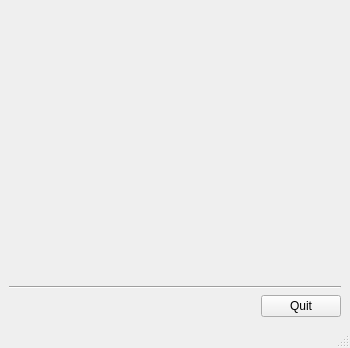
<?xml version="1.0" encoding="UTF-8"?>
<ui version="4.0">
 <class>MainWindow</class>
 <widget class="QMainWindow" name="MainWindow">
  <property name="geometry">
   <rect>
    <x>0</x>
    <y>0</y>
    <width>350</width>
    <height>348</height>
   </rect>
  </property>
  <property name="sizePolicy">
   <sizepolicy hsizetype="Expanding" vsizetype="Expanding">
    <horstretch>0</horstretch>
    <verstretch>0</verstretch>
   </sizepolicy>
  </property>
  <property name="windowTitle">
   <string>MainWindow</string>
  </property>
  <widget class="QWidget" name="centralwidget">
   <property name="minimumSize">
    <size>
     <width>100</width>
     <height>100</height>
    </size>
   </property>
   <layout class="QVBoxLayout" name="verticalLayout_2">
    <item>
     <layout class="QVBoxLayout" name="verticalLayout">
      <item>
       <widget class="CrtWidget" name="crt" native="true">
        <property name="minimumSize">
         <size>
          <width>320</width>
          <height>240</height>
         </size>
        </property>
       </widget>
      </item>
      <item>
       <widget class="Line" name="line">
        <property name="orientation">
         <enum>Qt::Horizontal</enum>
        </property>
       </widget>
      </item>
      <item>
       <layout class="QHBoxLayout" name="horizontalLayout">
        <item>
         <spacer name="horizontalSpacer">
          <property name="orientation">
           <enum>Qt::Horizontal</enum>
          </property>
          <property name="sizeHint" stdset="0">
           <size>
            <width>40</width>
            <height>20</height>
           </size>
          </property>
         </spacer>
        </item>
        <item>
         <widget class="QPushButton" name="quitButton">
          <property name="text">
           <string>Quit</string>
          </property>
         </widget>
        </item>
       </layout>
      </item>
     </layout>
    </item>
   </layout>
  </widget>
  <widget class="QMenuBar" name="menubar">
   <property name="geometry">
    <rect>
     <x>0</x>
     <y>0</y>
     <width>350</width>
     <height>25</height>
    </rect>
   </property>
  </widget>
  <widget class="QStatusBar" name="statusbar"/>
 </widget>
 <customwidgets>
  <customwidget>
   <class>CrtWidget</class>
   <extends>QWidget</extends>
   <header>crtwidget.h</header>
   <container>1</container>
  </customwidget>
 </customwidgets>
 <resources/>
 <connections>
  <connection>
   <sender>quitButton</sender>
   <signal>clicked()</signal>
   <receiver>MainWindow</receiver>
   <slot>quit()</slot>
   <hints>
    <hint type="sourcelabel">
     <x>469</x>
     <y>307</y>
    </hint>
    <hint type="destinationlabel">
     <x>458</x>
     <y>330</y>
    </hint>
   </hints>
  </connection>
 </connections>
 <slots>
  <slot>test()</slot>
  <slot>quit()</slot>
 </slots>
</ui>
